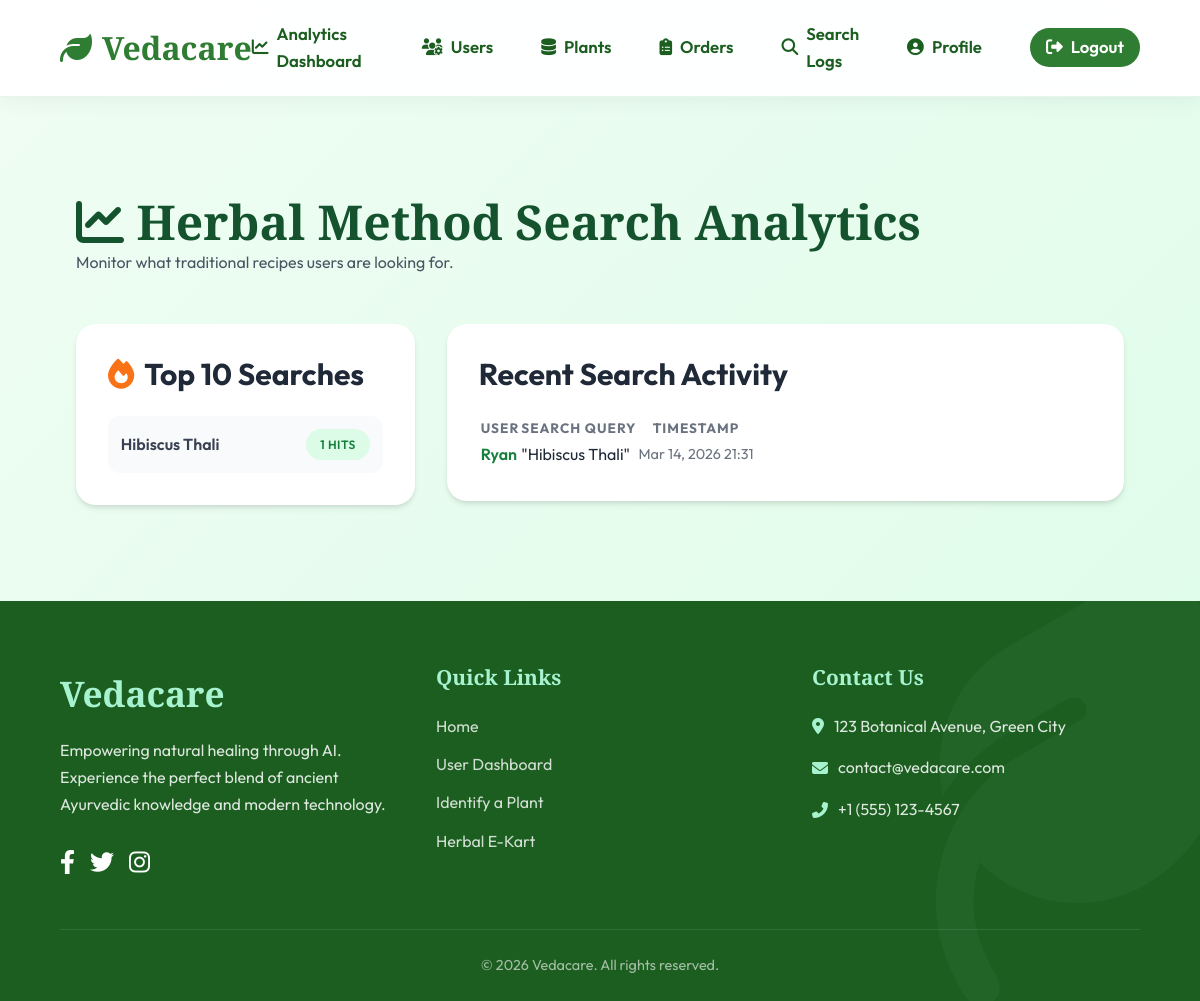
/admin-method-logs/ (signed in), run on the app's committed database.
### core/models.py (models this page shows, shortened)
class MethodSearchLog(models.Model):
    user = models.ForeignKey(User, on_delete=models.SET_NULL, null=True, blank=True)
    query = models.CharField(max_length=255)
    timestamp = models.DateTimeField(auto_now_add=True)

### core/views.py (the view)
# urls.py: path('admin-method-logs/', views.admin_method_search_logs, name='admin_method_logs'),
@staff_member_required
def admin_method_search_logs(request):
    logs = MethodSearchLog.objects.all().order_by('-timestamp')
    top_searches = MethodSearchLog.objects.values('query').annotate(
        count=Count('id')
    ).order_by('-count')[:10]
    return render(request, 'core/admin_method_logs.html', {
        'logs': logs,
        'top_searches': top_searches
    })

### core/context_processors.py (called while the page is built)
def notifications_count(request):
    if request.user.is_authenticated:
        unread_count = Notification.objects.filter(user=request.user, is_read=False).count()
        return {'unread_count': unread_count}
    return {'unread_count': 0}

### templates/core/admin_method_logs.html (shortened to what this page needs)
{% extends 'core/base.html' %}
{% load static %}
{% block content %}
<div class="container" style="padding: 4rem 1rem;">
    <div style="margin-bottom: 3rem;">
        <h1 style="color: var(--primary-900); font-family: var(--font-display);">
            <i class="fas fa-chart-line"></i> Herbal Method Search Analytics
        </h1>
        <p style="color: var(--gray-600);">Monitor what traditional recipes users are looking for.</p>
    </div>
    <div style="display: grid; grid-template-columns: 1fr 2fr; gap: 2rem;">
        <div>
            <div style="background: white; border-radius: 20px; padding: 2rem; box-shadow: var(--shadow-md);">
                <h3 style="color: var(--gray-800); margin-bottom: 1.5rem; display: flex; align-items: center; gap: 10px;">
                    <i class="fas fa-fire" style="color: #f97316;"></i> Top 10 Searches
                </h3>
                <div style="display: flex; flex-direction: column; gap: 1rem;">
                    {% for item in top_searches %}
                    <div style="display: flex; justify-content: space-between; align-items: center; padding: 0.8rem; background: var(--gray-50); border-radius: 12px;">
                        <span style="font-weight: 600; color: var(--gray-700);">{{ item.query }}</span>
                        <span class="badge" style="background: var(--primary-100); color: var(--primary-700);">{{ item.count }} hits</span>
                    </div>
                    {% empty %}
                    <p style="color: var(--gray-400);">No search data yet.</p>
                    {% endfor %}
                </div>
            </div>
        </div>
        <div>
            <div style="background: white; border-radius: 20px; padding: 2rem; box-shadow: var(--shadow-md);">
                <h3 style="color: var(--gray-800); margin-bottom: 1.5rem;">Recent Search Activity</h3>
                <div style="overflow-x: auto;">
                    <table class="table">
                        <thead>
                            <tr style="color: var(--gray-500); font-size: 0.85rem; text-transform: uppercase; letter-spacing: 1px;">
                                <th>User</th>
                                <th>Search Query</th>
                                <th>Timestamp</th>
                            </tr>
                        </thead>
                        <tbody>
                            {% for log in logs %}
                            <tr>
                                <td style="font-weight: 600; color: var(--primary-700);">
                                    {% if log.user %}
                                        {{ log.user.username }}
                                    {% else %}
                                        <span style="color: var(--gray-400);">Anonymous</span>
                                    {% endif %}
                                </td>
                                <td style="color: var(--gray-800);">"{{ log.query }}"</td>
                                <td style="color: var(--gray-500); font-size: 0.9rem;">{{ log.timestamp|date:"M d, Y H:i" }}</td>
                            </tr>
                            {% empty %}
                            <tr>
                                <td colspan="3" style="text-align: center; padding: 3rem; color: var(--gray-400);">No logs recorded.</td>
                            </tr>
                            {% endfor %}
                        </tbody>
                    </table>
                </div>
            </div>
        </div>
    </div>
</div>
{% endblock %}

### static/css/main.css (style rules this page uses)
:root { --primary-50: #f0fdf4; --primary-100: #dcfce7; --primary-200: #bbf7d0; --primary-300: #86efac; --primary-400: #4ade80; --primary-500: #22c55e; --primary-600: #16a34a; --primary-700: #15803d; --primary-800: #166534; --primary-900: #14532d; --accent-emerald: #10b981; --accent-teal: #14b8a6; --accent-amber: #f59e0b; --accent-orange: #f97316; --gray-50: #f9fafb; --gray-100: #f3f4f6; --gray-200: #e5e7eb; --gray-300: #d1d5db; --gray-400: #9ca3af; --gray-500: #6b7280; --gray-600: #4b5563; --gray-700: #374151; --gray-800: #1f2937; --gray-900: #111827; --success: #10b981; --warning: #f59e0b; --error: #ef4444; --info: #3b82f6; --gradient-primary: linear-gradient(135deg, #16a34a 0%, #22c55e 100%); --gradient-hero: linear-gradient(135deg, #14532d 0%, #16a34a 50%, #22c55e 100%); --gradient-card: linear-gradient(135deg, rgba(255, 255, 255, 0.9) 0%, rgba(255, 255, 255, 0.7) 100%); --gradient-overlay: linear-gradient(180deg, rgba(0, 0, 0, 0) 0%, rgba(0, 0, 0, 0.7) 100%); --shadow-sm: 0 1px 2px 0 rgba(0, 0, 0, 0.05); --shadow-md: 0 4px 6px -1px rgba(0, 0, 0, 0.1), 0 2px 4px -1px rgba(0, 0, 0, 0.06); --shadow-lg: 0 10px 15px -3px rgba(0, 0, 0, 0.1), 0 4px 6px -2px rgba(0, 0, 0, 0.05); --shadow-xl: 0 20px 25px -5px rgba(0, 0, 0, 0.1), 0 10px 10px -5px rgba(0, 0, 0, 0.04); --shadow-2xl: 0 25px 50px -12px rgba(0, 0, 0, 0.25); --shadow-glow: 0 0 20px rgba(34, 197, 94, 0.3); --spacing-xs: 0.5rem; --spacing-sm: 0.75rem; --spacing-md: 1rem; --spacing-lg: 1.5rem; --spacing-xl: 2rem; --spacing-2xl: 3rem; --spacing-3xl: 4rem; --radius-sm: 0.375rem; --radius-md: 0.5rem; --radius-lg: 0.75rem; --radius-xl: 1rem; --radius-2xl: 1.5rem; --radius-full: 9999px; --font-primary: 'Inter', -apple-system, BlinkMacSystemFont, 'Segoe UI', sans-serif; --font-display: 'Playfair Display', Georgia, serif; --transition-fast: 150ms cubic-bezier(0.4, 0, 0.2, 1); --transition-base: 250ms cubic-bezier(0.4, 0, 0.2, 1); --transition-slow: 350ms cubic-bezier(0.4, 0, 0.2, 1); }
* { margin: 0; padding: 0; box-sizing: border-box; }
html { scroll-behavior: smooth; -webkit-font-smoothing: antialiased; -moz-osx-font-smoothing: grayscale; }
body { font-family: var(--font-primary); background: linear-gradient(135deg, #f0fdf4 0%, #dcfce7 100%); color: var(--gray-800); line-height: 1.6; min-height: 100vh; }
.container { max-width: 1400px; margin: 0 auto; padding: var(--spacing-2xl); }
h1, h2, h3, h4, h5, h6 { font-weight: 700; line-height: 1.2; color: var(--gray-900); }
h1 { font-size: 3rem; font-family: var(--font-display); }
h3 { font-size: 1.875rem; }
.badge { display: inline-flex; align-items: center; gap: 0.375rem; padding: 0.375rem 0.875rem; font-size: 0.75rem; font-weight: 600; text-transform: uppercase; letter-spacing: 0.5px; border-radius: var(--radius-full); background: var(--primary-100); color: var(--primary-700); }

### templates/core/base.html (style rules this page uses)
:root { --primary: #2e7d32; --primary-light: #4caf50; --primary-dark: #1b5e20; --text-main: #2e7d32; --bg: #ffffff; --font-display: 'Playfair Display', serif; --font-body: 'Outfit', sans-serif; --shadow-nav: 0 4px 20px rgba(0, 0, 0, 0.05); }
body { font-family: var(--font-body); background-color: #f4faeb; color: #333; margin: 0; padding: 0; display: flex; flex-direction: column; min-height: 100vh; }

### data on the page
MethodSearchLog: user.username "Ryan", query "Hibiscus Thali", timestamp "Mar 14, 2026 21:31"

### other printed values
{{ item.query }} "Hibiscus Thali"
{{ item.count }} "1"
